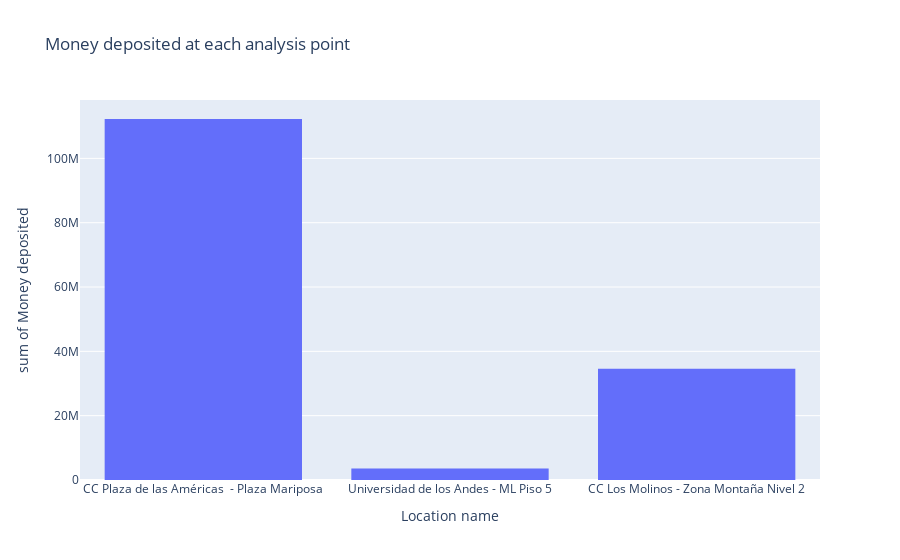

Here is the notebook cell this chart was saved with:
### Code cell
px.histogram(data_raw,
              x = 'maplocation_name', 
              y='operation_value', 
              title='Money deposited at each analysis point',
              labels={'maplocation_name':'Location name', 'operation_value':'Money deposited' })

### Figure 1 — Plotly figure (JSON) as saved in the notebook; plotly's stock layout.template omitted (floating-point values rounded to 4 significant figures; data arrays with more than 128 entries replaced by an {"elided": "..."} marker saying what was removed)
{"data": [{"alignmentgroup": "True", "bingroup": "x", "histfunc": "sum", "hovertemplate": "Location name=%{x}<br>sum of Money deposited=%{y}<extra></extra>", "legendgroup": "", "marker": {"color": "#636efa", "pattern": {"shape": ""}}, "name": "", "offsetgroup": "", "orientation": "v", "showlegend": false, "type": "histogram", "x": {"elided": "4345 str values"}, "xaxis": "x", "y": {"elided": "4345 int values"}, "yaxis": "y"}], "layout": {"barmode": "relative", "legend": {"tracegroupgap": 0}, "title": {"text": "Money deposited at each analysis point"}, "xaxis": {"anchor": "y", "domain": [0, 1], "title": {"text": "Location name"}}, "yaxis": {"anchor": "x", "domain": [0, 1], "title": {"text": "sum of Money deposited"}}}}
